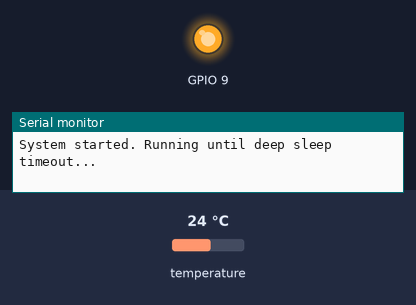
The sketch below on a simulated ESP32. Parts: output pins drawn as LEDs (lit = HIGH), the last lines printed to the serial monitor. The test bench sets the inputs (shaded band); at power-on: temperature 24 °C. Nothing arrives over Bluetooth unless stated; a phone connects over Bluetooth LE 3 s after start. At 93.7 s the program puts the board to deep sleep or switches it off; the recording ends there.

Above: at 0.1 s.
At 63.6 s:
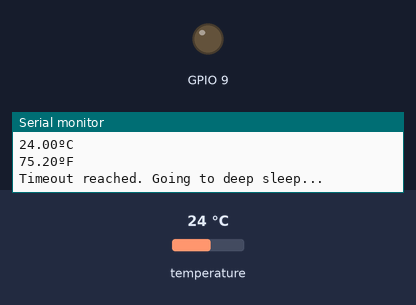
Timing chart, 0 to 65.1 s (numbered marks = the images above):
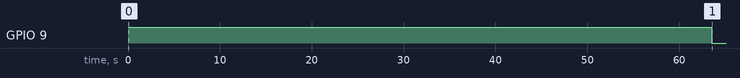

The sketch:

stravaTempTimer.ino
```cpp
#include <OneWire.h>
#include <DallasTemperature.h>
#include <BLEDevice.h>
#include <BLEUtils.h>
#include <BLEServer.h>
#include <BLE2902.h>
#include "esp_sleep.h"

// =======================
// Adjustable sleep timing
// =======================
int timeOut = 1;  // minutes (set between 1 and 10)
int timeWake = 1;
unsigned long lastActive = 0;  // track active time
unsigned long sleepMillis = (unsigned long)timeWake * 60UL * 1000UL;

// =======================
// BLE & Sensor Setup
// =======================
byte flags = 0b00111110;
byte bpm;
byte heart[8] = { 0b00001110, 60, 0, 0, 0 , 0, 0, 0 };
byte hrmPos[1] = { 2 };

bool _BLEClientConnected = false;

#define heartRateService BLEUUID((uint16_t)0x180D)
BLECharacteristic heartRateMeasurementCharacteristics(
  BLEUUID((uint16_t)0x2A37),
  BLECharacteristic::PROPERTY_NOTIFY
);
BLECharacteristic sensorPositionCharacteristic(
  BLEUUID((uint16_t)0x2A38),
  BLECharacteristic::PROPERTY_READ
);
BLEDescriptor heartRateDescriptor(BLEUUID((uint16_t)0x2901));
BLEDescriptor sensorPositionDescriptor(BLEUUID((uint16_t)0x2901));

class MyServerCallbacks : public BLEServerCallbacks {
  void onConnect(BLEServer* pServer) {
    _BLEClientConnected = true;
  };

  void onDisconnect(BLEServer* pServer) {
    _BLEClientConnected = false;
  }
};

// =======================
// OneWire temperature setup
// =======================
const int oneWireBus = D7;
OneWire oneWire(oneWireBus);
DallasTemperature sensors(&oneWire);

// =======================
// BLE initialization
// =======================
void InitBLE() {
  BLEDevice::init("FT7");

  BLEServer *pServer = BLEDevice::createServer();
  pServer->setCallbacks(new MyServerCallbacks());

  BLEService *pHeart = pServer->createService(heartRateService);
  pHeart->addCharacteristic(&heartRateMeasurementCharacteristics);
  heartRateDescriptor.setValue("Rate from 0 to 200");
  heartRateMeasurementCharacteristics.addDescriptor(&heartRateDescriptor);
  heartRateMeasurementCharacteristics.addDescriptor(new BLE2902());

  pHeart->addCharacteristic(&sensorPositionCharacteristic);
  sensorPositionDescriptor.setValue("Position 0 - 6");
  sensorPositionCharacteristic.addDescriptor(&sensorPositionDescriptor);

  pServer->getAdvertising()->addServiceUUID(heartRateService);

  pHeart->start();
  pServer->getAdvertising()->start();
}

// =======================
// Setup
// =======================
void setup() {
  Serial.begin(115200);
  pinMode(oneWireBus, INPUT);
  pinMode(D10, OUTPUT);
  digitalWrite(D10, HIGH);

  sensors.begin();
  InitBLE();

  lastActive = millis();
  Serial.println("System started. Running until deep sleep timeout...");
}

// =======================
// Main loop
// =======================
void loop() {
  sensors.requestTemperatures();
  float temperatureC = sensors.getTempCByIndex(0);
  float temperatureF = sensors.getTempFByIndex(0);

  Serial.print(temperatureC);
  Serial.println("ºC");
  Serial.print(temperatureF);
  Serial.println("ºF");

  heart[1] = (byte)temperatureF;  // send integer part of temp
  heartRateMeasurementCharacteristics.setValue(heart, 8);
  heartRateMeasurementCharacteristics.notify();

  delay(5000);  // sensor update interval

  // =======================
  // Deep sleep timer check
  // =======================
  if (millis() - lastActive >= sleepMillis) {
    Serial.println("Timeout reached. Going to deep sleep...");

    // Clean up before sleeping
    BLEDevice::deinit();
    digitalWrite(D10, LOW);
    delay(100);

    // Sleep for a defined time (e.g., wake up after timeOut minutes)
    uint64_t sleepTimeUs = (uint64_t)timeOut * 60ULL * 1000000ULL;
    esp_sleep_enable_timer_wakeup(sleepTimeUs);

    Serial.flush();
    delay(30000);
    esp_deep_sleep_start();
  }
}
```

Measured:
- by itself, GPIO 9: HIGH → LOW at 63.6 s
